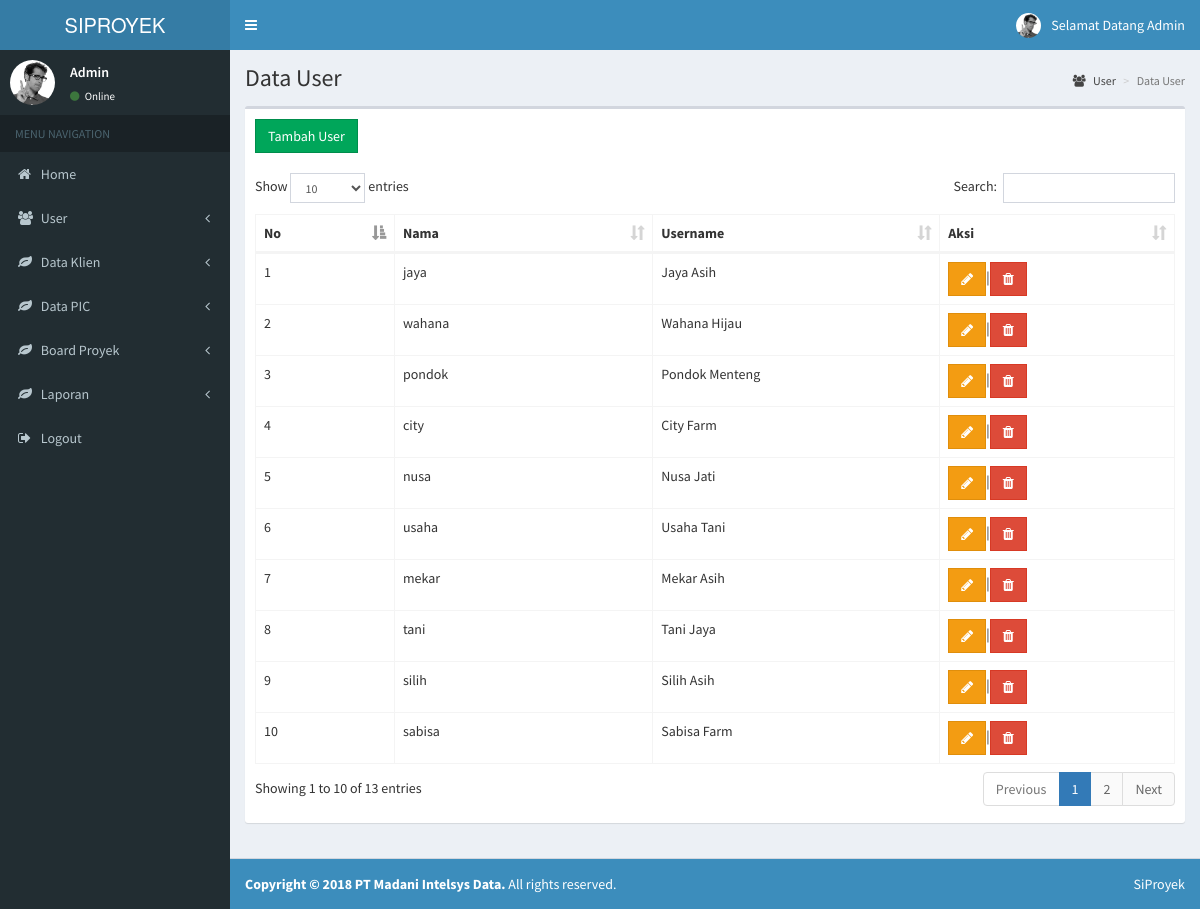
The page /admin/data-user.php (signed in) on the database its author committed.
### tables this page shows
CREATE TABLE `tbl_user` (
  `id_user` int(10) NOT NULL,
  `foto` varchar(255) DEFAULT NULL,
  `username` varchar(30) DEFAULT NULL,
  `password` varchar(40) DEFAULT NULL,
  `nama` varchar(30) DEFAULT NULL
);

### admin/data-user.php (the view, shortened to what this page needs)
<?php
include '../header.php';
?>
<link rel="stylesheet" type="text/css" href="../dist/assets/dataTables/css/dataTables.bootstrap.min.css">
<?php include '../menu.php' ?>
  <div class="content-wrapper">
    <section class="content-header">
      <h1>
        Data User
      </h1>
      <ol class="breadcrumb">
        <li><a href="#"><i class="fa fa-users"></i> User</a></li>
        <li class="active">Data User</li>
      </ol>
    </section>
    <section class="content">
      <div class="row">
        <div class="col-xs-12">
          <div class="box">
            <div class="box-header">
              <h3 class="box-title"><a href="tambah-user.php" class="btn btn-flat btn-success">Tambah User</a></h3>
            </div>
            <div class="box-body">
              <table id="table-user" class="table table-bordered table-hover">
                <thead>
                <tr>
                  <th>No</th>
                  <th>Nama</th>
                  <th>Username</th>
                  <th>Aksi</th>
                </tr>
                </thead>
                <tbody>
                <?php
                include('../koneksi.php');
                $no = 1;
                $query = mysqli_query($konek, "SELECT * FROM tbl_user ORDER BY id_user asc");
                foreach ($query as $data) {
                ?>
                <tr>
                  <td><?= $no ?></td>
                  <td><?= $data['nama'] ?></td>
                  <td><?= $data['username'] ?></td>
                  <td><a href="edit-user.php?id=<?= $data['id_user'] ?>" class="btn btn-flat btn-warning" data-toggle="tooltip" data-placement="top" title="Edit"><i class="fa fa-pencil" aria-hidden="true"></i></a>|<a href="delete-user.php?id=<?= $data['id_user'] ?>" onclick="return confirm('Apakah anda yakin ingin menghapus data ini?')" class="btn btn-flat btn-danger" data-toggle="tooltip" data-placement="top" title="Hapus"><i class="fa fa-trash" aria-hidden="true"></i></a></td>
                </tr>
                <?php $no++; } ?>
                </tbody>
              </table>
            </div>
          </div>
          </div>
        </div>
    </section>
  </div>
<?php include '../footer.php' ?>
</html>

### header.php (shortened to what this page needs)
<?php
include('function.php');
?>
<!DOCTYPE html>
<html>
<head>
  <link rel="stylesheet" href="<?php echo ROOTDIR ."bootstrap/css/bootstrap.min.css" ?>">
  <link rel="stylesheet" type="text/css" href="<?php echo ROOTDIR ."dist/assets/font-awesome/css/font-awesome.min.css"?>">
  <link rel="stylesheet" href="<?php echo ROOTDIR ."dist/css/AdminLTE.min.css" ?>">
  <link rel="stylesheet" href="<?php echo ROOTDIR ."dist/css/skins/skin-blue.min.css" ?>">

### menu.php (shortened to what this page needs)
</head>
<body class="hold-transition skin-blue sidebar-mini">
<div class="wrapper">
  <header class="main-header">
    <a href="dashboard.php" class="logo">
      <span class="logo-lg">SIPROYEK</span>
    </a>
    <nav class="navbar navbar-static-top" role="navigation">
      <a href="#" class="sidebar-toggle" data-toggle="offcanvas" role="button">
      </a>
      <div class="navbar-custom-menu">
        <ul class="nav navbar-nav">
          <li class="dropdown user user-menu">
            <a href="#" class="dropdown-toggle" data-toggle="dropdown">
            <span class="hidden-xs">Selamat Datang</span>
              <?php if (!file_exists($path_foto) || $_SESSION['foto'] == null) { ?>
                <img src="<?= ROOTDIR ."dist/img/user2-160x160.jpg" ?>" class="user-image" alt="User Image">
              <?php }else{ ?>
                 <img src="<?= ROOTDIR ."images/".$_SESSION['foto']; ?>" class="user-image" alt="User Image">
              <?php } ?>
             <span class="hidden-xs"><?= $_SESSION['nama'] ?></span>
            </a>
          </li>
        </ul>
      </div>
    </nav>
  </header>
  <aside class="main-sidebar">
    <section class="sidebar">
      <div class="user-panel">
        <div class="pull-left image">
          <?php if (!file_exists($path_foto) || $_SESSION['foto'] == null) { ?>
                <img src="<?= ROOTDIR ."dist/img/user2-160x160.jpg" ?>" class="img-circle" alt="User Image">
              <?php }else{ ?>
                 <img src="<?= ROOTDIR ."images/".$_SESSION['foto']; ?>" width="160" height="160" class="img-circle" alt="User Image">
              <?php } ?>
        </div>
        <div class="pull-left info">
          <p><?= $_SESSION['nama'] ?></p>
          <a href="#"><i class="fa fa-circle text-success"></i> Online</a>
        </div>
      </div>
      <ul class="sidebar-menu">
        <li class="header">MENU NAVIGATION</li>
        <li><a href="<?php url('dashboard.php') ?>"><i class="fa fa-home"></i> <span>Home</span></a></li>
        <?php if ($_SESSION['role'] == 1) { ?>
        <li class="treeview">
          <a href="#"><i class="fa fa-users"></i> <span>User</span>
            <span class="pull-right-container">
              <i class="fa fa-angle-left pull-right"></i>
            </span>
          </a>
        </li>
                <?php } ?>
 <?php if ($_SESSION['role'] == 1) { ?>
        <li class="treeview">
          <a href="#"><i class="fa fa-leaf"></i> <span>Data Klien</span>
            <span class="pull-right-container">
              <i class="fa fa-angle-left pull-right"></i>
            </span>
          </a>
 </li>
 <li class="treeview">
          <a href="#"><i class="fa fa-leaf"></i> <span>Data PIC</span>
            <span class="pull-right-container">
              <i class="fa fa-angle-left pull-right"></i>
            </span>
          </a>
 </li>
  <li class="treeview">
          <a href="#"><i class="fa fa-leaf"></i> <span>Board Proyek</span>
            <span class="pull-right-container">
              <i class="fa fa-angle-left pull-right"></i>
            </span>
          </a>
 </li>
  <li class="treeview">
          <a href="#"><i class="fa fa-leaf"></i> <span>Laporan</span>
            <span class="pull-right-container">
              <i class="fa fa-angle-left pull-right"></i>
            </span>
          </a>
 </li>
  <?php }
        ?>
        <li><a href="<?php url('logout.php') ?>"><i class="fa fa-sign-out" aria-hidden="true"></i> <span>Logout</span></a></li>
      </ul>
    </section>
  </aside>

### function.php (shortened to what this page needs)
<?php
$path_foto = $_SERVER['DOCUMENT_ROOT'] . 'images/'.$_SESSION['foto'];
function url($a_url){
	echo ROOTDIR.$a_url;
}
?>

### footer.php (shortened to what this page needs)
  <footer class="main-footer">
    <div class="pull-right hidden-xs">
      SiProyek
    </div>
    <strong>Copyright &copy; 2018 PT Madani Intelsys Data.</strong> All rights reserved.
  </footer>
</body>

### header.php (style rules this page uses)
.main-footer { background-color: #3c8dbc; color: #ffffff; }

### rows shown on the page
tbl_user: nama "jaya", username "Jaya Asih"
tbl_user: nama "wahana", username "Wahana Hijau"
tbl_user: nama "pondok", username "Pondok Menteng"
tbl_user: nama "city", username "City Farm"
tbl_user: nama "nusa", username "Nusa Jati"
tbl_user: nama "usaha", username "Usaha Tani"
tbl_user: nama "mekar", username "Mekar Asih"
tbl_user: nama "tani", username "Tani Jaya"
tbl_user: nama "silih", username "Silih Asih"
tbl_user: nama "sabisa", username "Sabisa Farm"

### other values the page prints
$_SESSION['nama'] "Admin"
